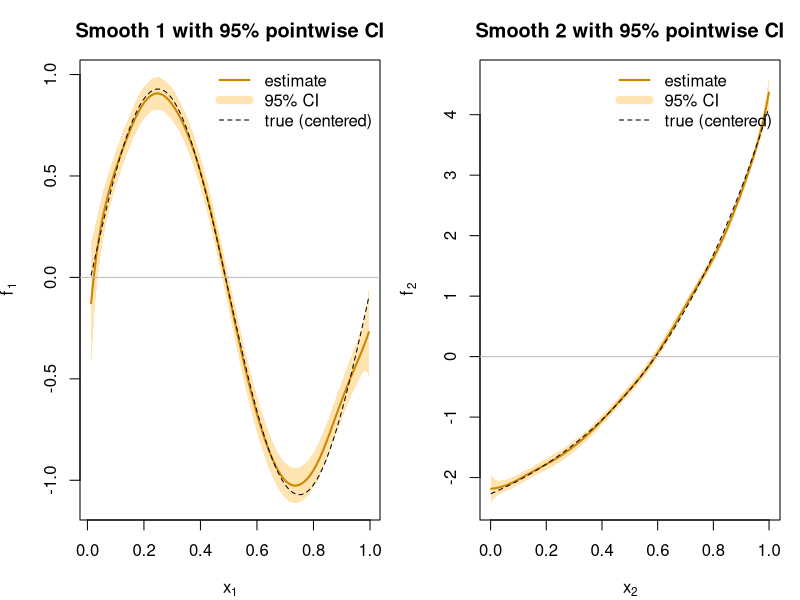

The R source for this figure:
# ======================================================================
# P-spline additive model with sum-to-zero constraints + confidence bands
#
# Model:      y_i = beta_0 + f_1(x_i1) + ... + f_d(x_id) + eps_i
# Penalty:    lambda_j * ||D_2 beta_j||^2
# Constraint: 1' B_j beta_j = 0, absorbed into the penalty as
#             kappa * B_j' 1 1' B_j              (rank-1, p x p)
#
# Inference:  beta_hat = (B'B + P)^{-1} B'y  =: A^{-1} B'y
#   Bayesian covariance (Wahba/Silverman, used by mgcv):
#       V_bayes = sigma^2 * A^{-1}
#   Frequentist "sandwich" covariance (ignores smoothing bias):
#       V_freq  = sigma^2 * A^{-1} B'B A^{-1}
#   sigma^2_hat = RSS / (n - edf),  edf = tr( B A^{-1} B' ) = tr(A^{-1} B'B)
#
#   Pointwise band for component j at new x:
#       fhat_j(x) +/- z * sqrt( b_j(x)' V[jj] b_j(x) )
# ======================================================================

library(splines)

## ---------------------------------------------------------------------
## Building blocks
## ---------------------------------------------------------------------
make_knots <- function(x, n_basis = 20, degree = 3) {
  xl <- min(x); xr <- max(x)
  n_inner <- n_basis - degree - 1
  inner <- seq(xl, xr, length.out = n_inner + 2)[-c(1, n_inner + 2)]
  c(rep(xl, degree + 1), inner, rep(xr, degree + 1))
}

bspline_basis <- function(x, knots, degree = 3)
  splineDesign(knots, x, ord = degree + 1, outer.ok = TRUE)

diff_penalty <- function(p, order = 2) {
  D <- diff(diag(p), differences = order)
  crossprod(D)
}

## ---------------------------------------------------------------------
## Fit + covariance
## ---------------------------------------------------------------------
fit_pspline_additive <- function(y, X, n_basis = 20, degree = 3,
                                 diff_order = 2, lambdas = NULL,
                                 kappa = 1e8, cov_type = c("bayes", "freq")) {
  cov_type <- match.arg(cov_type)
  n <- length(y); d <- ncol(X)
  if (is.null(lambdas)) lambdas <- rep(10, d)
  ones <- rep(1, n)

  knots <- lapply(seq_len(d), function(j) make_knots(X[, j], n_basis, degree))
  bases <- lapply(seq_len(d), function(j) bspline_basis(X[, j], knots[[j]], degree))
  Bfull <- cbind(ones, do.call(cbind, bases))

  # penalty blocks: lambda_j D'D + kappa (B_j'1)(1'B_j)
  ptot <- 1 + d * n_basis
  P <- matrix(0, ptot, ptot)
  DtD <- diff_penalty(n_basis, diff_order)
  for (j in seq_len(d)) {
    idx <- (1 + (j - 1) * n_basis + 1):(1 + j * n_basis)
    Bt1 <- crossprod(bases[[j]], ones)
    P[idx, idx] <- lambdas[j] * DtD + kappa * tcrossprod(Bt1)
  }

  BtB  <- crossprod(Bfull)
  A    <- BtB + P
  Ainv <- solve(A)
  beta <- drop(Ainv %*% crossprod(Bfull, y))

  # fitted values, effective df, error variance
  mu   <- drop(Bfull %*% beta)
  edf  <- sum(diag(Ainv %*% BtB))                 # tr(hat matrix)
  rss  <- sum((y - mu)^2)
  sigma2 <- rss / (n - edf)

  # coefficient covariance
  V <- if (cov_type == "bayes") sigma2 * Ainv
       else                     sigma2 * Ainv %*% BtB %*% Ainv

  blocks_idx <- lapply(seq_len(d), function(j)
    (1 + (j - 1) * n_basis + 1):(1 + j * n_basis))
  fhat <- lapply(seq_len(d), function(j)
    drop(bases[[j]] %*% beta[blocks_idx[[j]]]))

  list(beta = beta, beta0 = beta[1], V = V, sigma2 = sigma2, edf = edf,
       knots = knots, degree = degree, blocks_idx = blocks_idx,
       fhat = fhat, mu = mu, d = d)
}

## Component-wise prediction with pointwise CI (and Bonferroni-ish option)
predict_component <- function(fit, j, xgrid, level = 0.95) {
  Bg  <- bspline_basis(xgrid, fit$knots[[j]], fit$degree)
  idx <- fit$blocks_idx[[j]]
  f   <- drop(Bg %*% fit$beta[idx])
  se  <- sqrt(pmax(0, rowSums((Bg %*% fit$V[idx, idx]) * Bg)))  # diag(Bg V Bg')
  z   <- qnorm(1 - (1 - level) / 2)
  data.frame(x = xgrid, fit = f, se = se,
             lwr = f - z * se, upr = f + z * se)
}

## ---------------------------------------------------------------------
## Demo
## ---------------------------------------------------------------------
set.seed(1)
n  <- 400
x1 <- runif(n); x2 <- runif(n)
f1_true <- sin(2 * pi * x1)
f2_true <- exp(2 * x2) - (exp(2) - 1) / 2
y <- 3 + f1_true + f2_true + rnorm(n, 0, 0.3)

fit <- fit_pspline_additive(y, cbind(x1, x2), lambdas = c(5, 5))

for (j in 1:2)
  cat(sprintf("sum_i fhat_%d(x_i) = % .3e\n", j, sum(fit$fhat[[j]])))
cat(sprintf("beta0_hat = %.3f | mean(y) = %.3f\n", fit$beta0, mean(y)))
cat(sprintf("edf = %.2f | sigma_hat = %.3f (true 0.3)\n",
            fit$edf, sqrt(fit$sigma2)))

## empirical coverage check of the 95%% bands at the observed points
truths <- list(f1_true - mean(f1_true), f2_true - mean(f2_true))
xs <- list(x1, x2)
for (j in 1:2) {
  pr <- predict_component(fit, j, xs[[j]])
  cov_j <- mean(truths[[j]] >= pr$lwr & truths[[j]] <= pr$upr)
  cat(sprintf("coverage of 95%% band, smooth %d: %.1f%%\n", j, 100 * cov_j))
}

## plot with shaded bands
png("pspline_ci.png", width = 1100, height = 420, res = 110)
op <- par(mfrow = c(1, 2), mar = c(4, 4, 3, 1))
for (j in 1:2) {
  g  <- seq(min(xs[[j]]), max(xs[[j]]), length.out = 200)
  pr <- predict_component(fit, j, g)
  plot(NA, xlim = range(g), ylim = range(pr$lwr, pr$upr, truths[[j]]),
       xlab = bquote(x[.(j)]), ylab = bquote(hat(f)[.(j)]),
       main = sprintf("Smooth %d with 95%% pointwise CI", j))
  polygon(c(g, rev(g)), c(pr$lwr, rev(pr$upr)),
          col = adjustcolor("orange", 0.30), border = NA)
  lines(g, pr$fit, col = "orange3", lwd = 2)
  o <- order(xs[[j]])
  lines(xs[[j]][o], truths[[j]][o], lty = 2)
  abline(h = 0, col = "grey")
  legend("topright", c("estimate", "95% CI", "true (centered)"),
         lwd = c(2, 8, 1), lty = c(1, 1, 2),
         col = c("orange3", adjustcolor("orange", .3), "black"), bty = "n")
}
par(op); dev.off()
